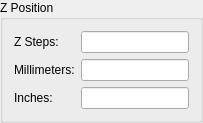
       <widget class="QGroupBox" name="groupBoxZPosition">
        <property name="toolTip">
         <string>Current vertical position of the build table</string>
        </property>
        <property name="whatsThis">
         <string>Current vertical position of the build table, with &quot;zero&quot; lowered to contact the floor of the VAT.</string>
        </property>
        <property name="title">
         <string>Z Position</string>
        </property>
        <layout class="QGridLayout" name="gridLayout_5">
         <item row="0" column="0">
          <widget class="QLabel" name="label_13">
           <property name="text">
            <string>Z Steps:</string>
           </property>
          </widget>
         </item>
         <item row="0" column="1">
          <widget class="QLineEdit" name="lineEditCurZPosInPU">
           <property name="sizePolicy">
            <sizepolicy hsizetype="MinimumExpanding" vsizetype="Fixed">
             <horstretch>0</horstretch>
             <verstretch>0</verstretch>
            </sizepolicy>
           </property>
           <property name="minimumSize">
            <size>
             <width>65</width>
             <height>0</height>
            </size>
           </property>
           <property name="toolTip">
            <string>Current vertical position of the build table in Steps above zero (printer units).   Enter a new value to move to a new position.</string>
           </property>
           <property name="whatsThis">
            <string>Current vertical position of the build table in Steps above zero (printer units).   Enter a new value to move to a new position.</string>
           </property>
           <property name="readOnly">
            <bool>false</bool>
           </property>
          </widget>
         </item>
         <item row="1" column="0">
          <widget class="QLabel" name="label_14">
           <property name="text">
            <string>Millimeters:</string>
           </property>
          </widget>
         </item>
         <item row="1" column="1">
          <widget class="QLineEdit" name="lineEditCurZPosInMM">
           <property name="sizePolicy">
            <sizepolicy hsizetype="MinimumExpanding" vsizetype="Fixed">
             <horstretch>0</horstretch>
             <verstretch>0</verstretch>
            </sizepolicy>
           </property>
           <property name="minimumSize">
            <size>
             <width>65</width>
             <height>0</height>
            </size>
           </property>
           <property name="toolTip">
            <string>Current vertical position of the build table in millimeters.  Enter a new value to move to a new position.</string>
           </property>
           <property name="whatsThis">
            <string>Current vertical position of the build table in millimeters.  Enter a new value to move to a new position.</string>
           </property>
           <property name="readOnly">
            <bool>false</bool>
           </property>
          </widget>
         </item>
         <item row="2" column="0">
          <widget class="QLabel" name="label_15">
           <property name="text">
            <string>Inches:</string>
           </property>
          </widget>
         </item>
         <item row="2" column="1">
          <widget class="QLineEdit" name="lineEditCurZPosInInches">
           <property name="sizePolicy">
            <sizepolicy hsizetype="MinimumExpanding" vsizetype="Fixed">
             <horstretch>0</horstretch>
             <verstretch>0</verstretch>
            </sizepolicy>
           </property>
           <property name="minimumSize">
            <size>
             <width>65</width>
             <height>0</height>
            </size>
           </property>
           <property name="toolTip">
            <string>Current vertical position of the build table in inches.   Enter a new value to move to a new position.</string>
           </property>
           <property name="whatsThis">
            <string>Current vertical position of the build table in inches.   Enter a new value to move to a new position.</string>
           </property>
           <property name="readOnly">
            <bool>false</bool>
           </property>
          </widget>
         </item>
        </layout>
       </widget>
